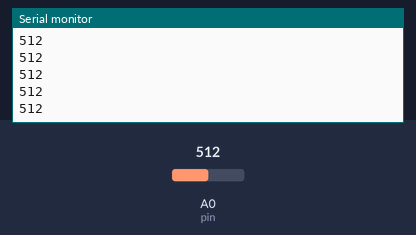
A sketch run on a simulated Arduino Uno, built with avr-gcc and run on an emulated ATmega328P. On the bench: the last lines printed to the serial monitor. The inputs (shaded band) are chosen by the test bench; at power-on: A0 (pin) = 512.

Above: at 1.2 s.
1.3 s: A0 (pin) set to 716
At 2.1 s:
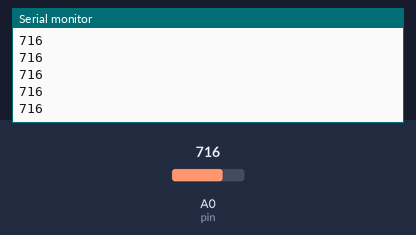
2.8 s: A0 (pin) set to 900
At 3.7 s:
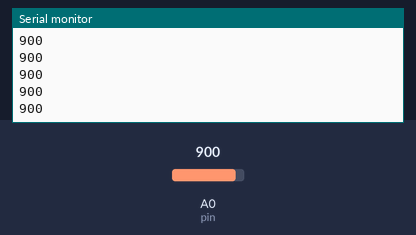
Timing chart, 0 to 5.8 s (numbered marks = the images above; inputs shaded):
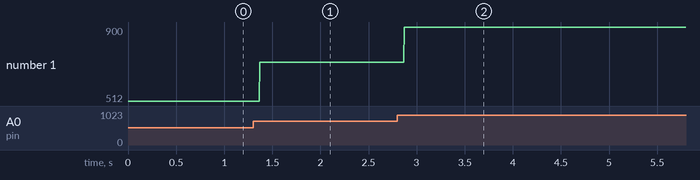

Measured:
- after the input at 1.3 s, the serial monitor: prints a new line after 0.07 s (image 1)
- after the input at 2.8 s, the serial monitor: prints a new line after 0.07 s (image 2)
- plotted number 1: 512 → 716 after the input at 1.3 s, 716 → 900 after the input at 2.8 s

The sketch:

arduino_file.ino
```cpp
int pin = A0;
int val;

void setup() {
  Serial.begin(9600);
}

void loop() {
  val = analogRead(pin);

  Serial.print(val);
  Serial.print("\n");
}
```
